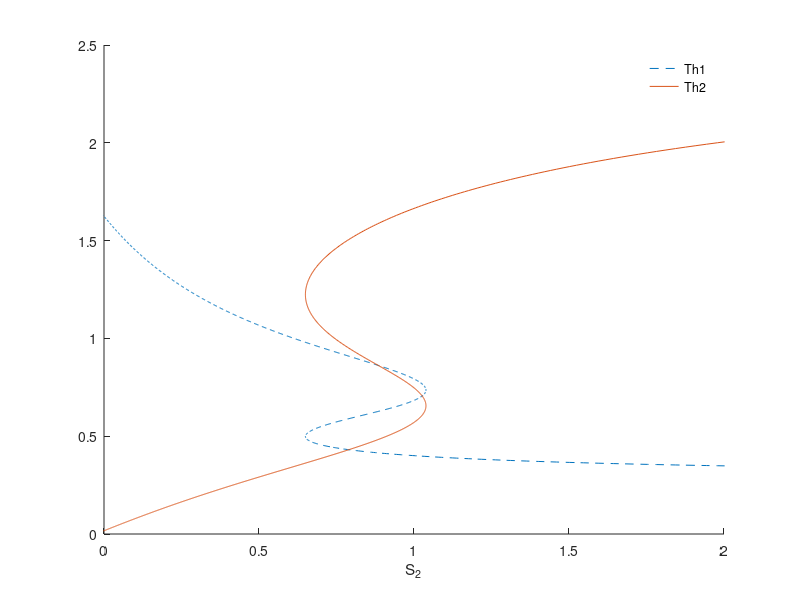

This chart was generated by the following MATLAB code:
% this plots the Th1 Th2 curves for Fig. 13.17

% set parameters from Table 13.5

sig = 5;
kap = 1;
rho = 1;
beta = 0.05;
alpha = 5;
g1 = 1;
g2 = 0.5;
mu = 3;
g = 2;
n = 4;

x1=[0.287:.001:5];

S1 = 0;

f1 = (-beta + mu*x1)./(alpha*x1.^n/(kap^n+x1.^n) +sig*S1/(rho+S1)) ;

x2=(g2./f1)-g2;

f2=(-beta + mu*x2).*(g1+x1)/g1-alpha.*x2.^n./(kap^n+x2.^n);

Sig2=f2;


S2=rho* Sig2./(sig-Sig2);

figure(1)
plot(S2,x1,'--',S2,x2)
legend('boxoff')
legend('Th1','Th2')
axis([0 2 0 2.5])
box off
xlabel('S_2')

%figure(2)
%plot(x1,x2)
